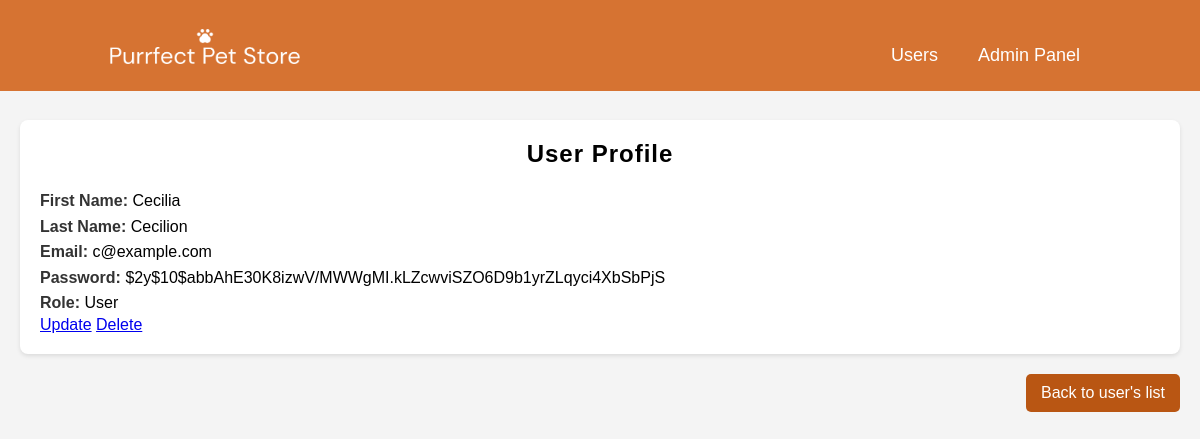
Screenshot of /view_user.php?user_id=3 with the database file from the repository.
### tables this page shows
CREATE TABLE `users` (
  `user_id` int(11) NOT NULL,
  `firstName` varchar(50) NOT NULL,
  `lastName` varchar(50) NOT NULL,
  `email` varchar(255) NOT NULL,
  `password` varchar(255) NOT NULL,
  `is_admin` tinyint(4) NOT NULL DEFAULT 0,
  `is_seller` tinyint(4) NOT NULL DEFAULT 0,
  `is_rider` tinyint(4) NOT NULL DEFAULT 0
);

### view_user.php (the view, shortened to what this page needs)
<?php
require_once 'database.php';
if (isset($_GET['user_id'])) {
    $user_id = $_GET['user_id'];
    $stmt = $conn->prepare("SELECT * FROM users WHERE user_id = ?");
    $stmt->bind_param("i", $user_id);
    $stmt->execute();
    $result = $stmt->get_result();
    if ($result->num_rows === 0) {
        echo "No user found.";
        exit;
    } else {
        $user = $result->fetch_assoc();
    }
} else {
    echo "No user specified.";
    exit;
}
?>
<!DOCTYPE html>
<html lang="en">
<head>
    <link href='https://unpkg.com/boxicons@2.1.4/css/boxicons.min.css' rel='stylesheet'>
	<link rel="stylesheet" href="style.css">
</head>
<body class="view_user">
    <header>
		<a href="dashboard.php"><img src="images/Background/logo.png" class="logo"></a>
		<div class="nav-bar">
			<ul class="navigation">
                <li><a href="user_list.php">Users</a></li>
				<li><a href="home.php">Admin Panel</a></li>
			</ul>
		</div>
	</header>
    <?php if (isset($user)): ?>
    <div class="container-5">
        <div class="user-profile">
        <h2>User Profile</h2>
        <p><strong>First Name:</strong> <?php echo htmlspecialchars($user['firstName']); ?></p>
        <p><strong>Last Name:</strong> <?php echo htmlspecialchars($user['lastName']); ?></p>
        <p><strong>Email:</strong> <?php echo htmlspecialchars($user['email']); ?></p>
        <p><strong>Password:</strong> <?php echo htmlspecialchars($user['password']); ?></p>
        <p><strong>Role:</strong>
            <?php
            $roles = [];
            echo htmlspecialchars(implode(', ', $roles)) ?: 'User';
            ?>
        </p>
        <a href="update_user.php?user_id=<?php echo $user['user_id']; ?>" class="update-btn">Update</a>
        <a href="delete_user.php?user_id=<?php echo $user['user_id']; ?>" class="delete-btn" onclick="return confirm('Are you sure you want to delete this user?')">Delete</a>
        </div>
    </div>
    <?php else: ?>
    <p>User not found.</p>
    <?php endif; ?>
    <div class="user-container">
        <a href="user_list.php" class="back-listbtn">Back to user's list</a>
    </div>
</body>
</html>

### style.css (style rules this page uses)
* { margin: 0; padding: 0; box-sizing: border-box; font-family: 'Poppins', sans-serif; }
header { position: absolute; top: 0; left: 0; width: 100%; padding: 40px 100px; display: flex; justify-content: space-between; align-items: center; }
header .logo { position: relative; max-width: 190px; bottom: 12px; left: 10px; z-index: 1; }
.nav-bar:before { background: #d67332; width: 100%; height: 75%; position: absolute; top: 0; left: 0; content: ""; }
header .navigation { position: relative; display: flex; top: -5px; }
header .navigation li { list-style: none; display: inline-block; margin: 10px 20px; position: relative; }
header .navigation li a { text-decoration: none; color: #fff; font-size: 18px; font-weight: 450; }
header .navigation li a:not(.auth-button)::after { content: ''; height: 3px; width: 0; background: white; position: absolute; left: 0; bottom: -10px; transition: 0.5s; }
h2 { letter-spacing: 1px; text-align: center; margin-bottom: 20px; }
.view_user { font-family: Arial, sans-serif; background-color: #f4f4f4; margin: 0; padding: 20px; }
.user-profile { background-color: white; padding: 20px; margin-top: 20px; border-radius: 8px; box-shadow: 0 2px 4px rgba(0,0,0,0.1); }
.user-profile p { line-height: 1.6; }
.user-profile strong { color: #333; }
.user-container { text-align: right; }
.back-listbtn, .home-btn { display: inline-block; background-color: #C55A11; color: white; padding: 10px 15px; text-decoration: none; border-radius: 5px; margin-top: 20px; }
.container-5 { position: relative; margin-top: 100px; }
.back-listbtn, .home-btn:hover { background-color: #b95613; }

### rows the page displays
users: firstName "Cecilia", lastName "Cecilion", email "c@example.com", password "$2y$10$abbAhE30K8izwV/MWWgMI.kLZcwviSZO6D9b1yrZLqyci4XbSbPjS"

### other values shown
htmlspecialchars(implode(', ', $roles)) ?: 'User' "User"
